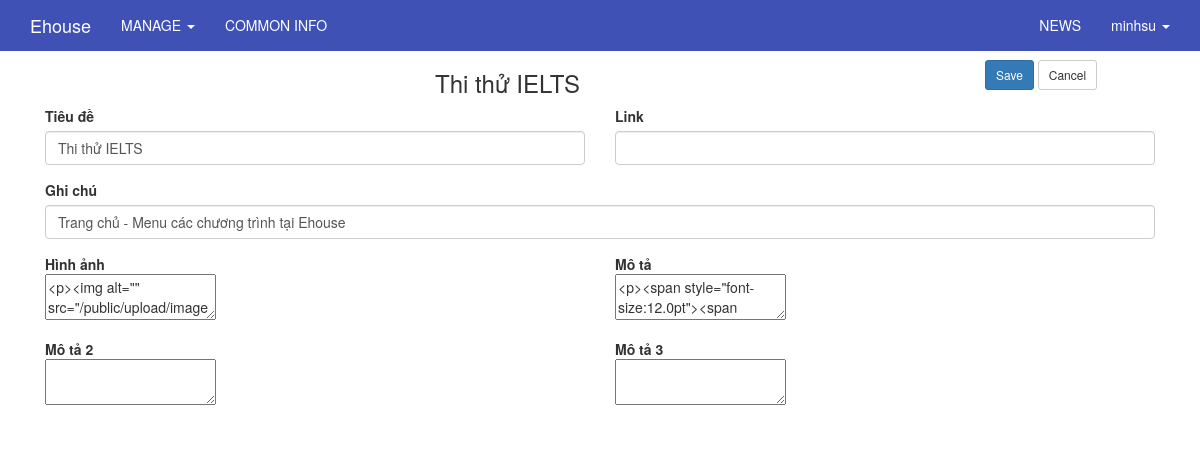
Page /admin/page_content/edit/course5 (signed in) on the earlier database version.
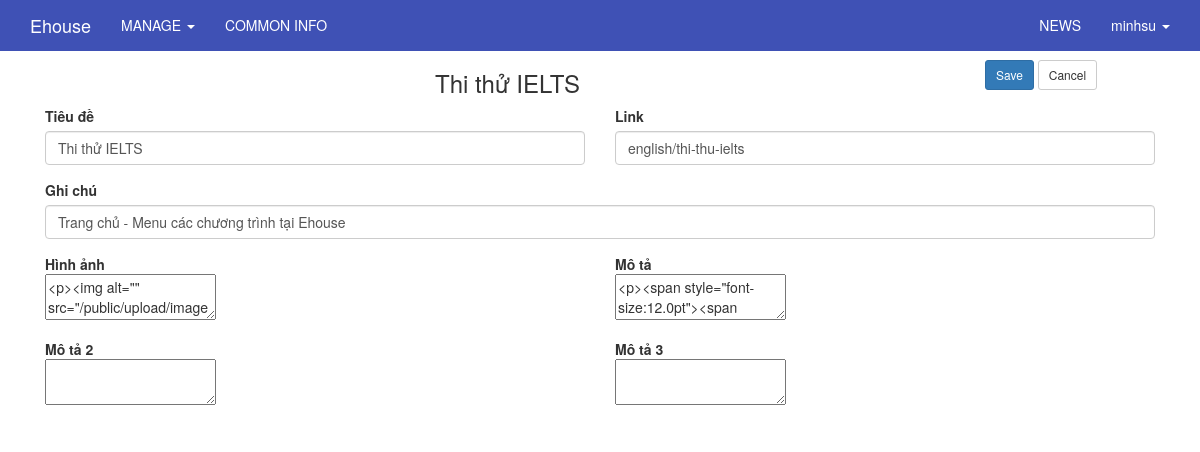
Same page on the later database version.
### tables this page shows
CREATE TABLE `page_content` (
  `id` varchar(50) NOT NULL,
  `note` varchar(255) DEFAULT NULL,
  `class` varchar(30) NOT NULL,
  `icon` varchar(50) DEFAULT NULL,
  `link` varchar(255) DEFAULT NULL,
  `image_name` varchar(255) DEFAULT NULL,
  `image` varchar(255) DEFAULT NULL,
  `title` varchar(255) DEFAULT NULL,
  `description` text,
  `content` text,
  `content2` text,
  `modified_date` datetime DEFAULT NULL
);

### application/core/MY_Controller.php (called while the page is built, shortened)
<?php
class MY_Controller extends CI_Controller {
	protected function render($the_view = NULL, $template = 'master')
	{
		if($template == 'json' || $this->input->is_ajax_request())
		{
			header('Content-Type: application/json');
			echo json_encode($this->data);
		}
		else if(is_null($template))
		{
			$this->load->view($the_view, $this->data);
		}else
		{
			$this->data['the_view_content'] = (is_null($the_view)) ? '' : $this->load->view($the_view, $this->data, TRUE);
			$this->load->view('templates/' . $template . '_view', $this->data);
		}
	}
}
class Admin_Controller extends MY_Controller
{
	protected function render($the_view = NULL, $template = 'admin_master')
	{
		parent::render($the_view, $template);
	}
}

### application/controllers/admin/Page_content.php (called while the page is built, shortened)
<?php
class Page_content extends Admin_Controller
{
    public function edit($id)
    {
        $input['where']= array('id' => $id);
        $this->data['item'] = $this->page_content_model->get_row($input);
        $this->render('admin/page_content/edit_view');
    }
}

### index.php (called while the page is built, shortened)
<?php
require_once BASEPATH.'core/CodeIgniter.php';

### application/models/Page_content_model.php (called while the page is built, shortened)
<?php
class Page_content_model extends MY_Model
{
    function __construct()
    {
        $this->table = 'page_content';
    }
}

### application/core/MY_Model.php (called while the page is built, shortened)
<?php if ( ! defined('BASEPATH')) exit('No direct script access allowed');
class MY_Model extends CI_Model {
    var $table = '';
    var $key = 'id';
    var $order = '';
    function get_row($input = array()){
        $query = $this->db->get($this->table);
        return $query->row();
    }
    protected function get_list_set_input($input = array())
    {
        if ((isset($input['where'])) && $input['where'])
        {
            $this->db->where($input['where']);
        }
        if (isset($input['order'][0]) && isset($input['order'][1]))
        {
            $this->db->order_by($input['order'][0], $input['order'][1]);
        }
        else
        {
            $order = ($this->order == '') ? array($this->table.'.'.$this->key, 'desc') : $this->order;
            $this->db->order_by($order[0], $order[1]);
        }
    }
}
?>

### application/views/admin/page_content/edit_view.php (the view, shortened to what this page needs)
<div class="container" style="margin-top:0px;">
    <div class="row">
        <div class="col-lg-12">
            <?php echo form_open_multipart('admin/page_content/edit/'.$item->id);?>
            <div class="col-lg-12">
                <h3 class="col-lg-10" style="margin-top: 10px;  text-align: center"><?php echo $item->title; ?></h3>
                <div class="col-lg-2 pull-right">
                    <?php echo form_submit('submit', 'Save', 'class="btn btn-primary btn-lg btn-sm"');?>
                    <?php echo anchor('/admin/page_content', 'Cancel','class="btn btn-default btn-lg btn-sm"');?>
                </div>
            </div>
            <div class="form-group col-md-6 col-lg-6">
                <?php
                echo form_label('Tiêu đề','title');
                echo form_input('title',set_value('title',$item->title),'class="form-control"');
                ?>
            </div>
            <div class="form-group col-md-6 col-lg-6">
                <?php
                echo form_label('Link','link');
                echo form_input('link',set_value('link',$item->link),'class="form-control"');
                ?>
            </div>
            <div class="form-group col-md-12 col-lg-12">
                <?php
                echo form_label('Ghi chú','note');
                echo form_input('note',set_value('note',$item->note),'class="form-control"');
                ?>
            </div>
            <div class="form-group col-md-6 col-lg-6">
                <strong>Hình ảnh</strong>
                <div id="editor">
                    <textarea class="ckeditor" name="image"><?php echo $item->image ?></textarea>
                </div>
            </div>
            <div class="form-group col-md-6 col-lg-6">
                <strong>Mô tả</strong>
                <div id="editor">
                    <textarea class="ckeditor" name="description"><?php echo $item->description ?></textarea>
                </div>
            </div>
            <div class="form-group col-md-6 col-lg-6">
                <strong>Mô tả 2</strong>
                <div id="editor">
                    <textarea class="ckeditor" name="content"><?php echo $item->content ?></textarea>
                </div>
            </div>
            <div class="form-group col-md-6 col-lg-6">
                <strong>Mô tả 3</strong>
                <div id="editor">
                    <textarea class="ckeditor" name="content2"><?php echo $item->content2 ?></textarea>
                </div>
            </div>
            <?php echo form_close();?>
        </div>
    </div>
</div>

Differences in the rows shown:
changed page_content "Thi thử IELTS": link (not shown) → "english/thi-thu-ielts"
